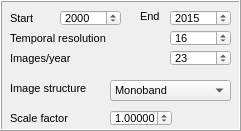
    <widget class="QFrame" name="frame_14">
     <property name="geometry">
      <rect>
       <x>350</x>
       <y>210</y>
       <width>241</width>
       <height>131</height>
      </rect>
     </property>
     <property name="frameShape">
      <enum>QFrame::Box</enum>
     </property>
     <property name="frameShadow">
      <enum>QFrame::Raised</enum>
     </property>
     <widget class="QLabel" name="label__interpol_21">
      <property name="geometry">
       <rect>
        <x>140</x>
        <y>10</y>
        <width>46</width>
        <height>13</height>
       </rect>
      </property>
      <property name="font">
       <font>
        <pointsize>8</pointsize>
        <weight>50</weight>
        <italic>false</italic>
        <bold>false</bold>
       </font>
      </property>
      <property name="toolTip">
       <string>&lt;html&gt;&lt;head/&gt;&lt;body&gt;&lt;p&gt;Année de fin de la serie (2015 par exemple)&lt;/p&gt;&lt;/body&gt;&lt;/html&gt;</string>
      </property>
      <property name="text">
       <string>End</string>
      </property>
     </widget>
     <widget class="QLabel" name="label__interpol_22">
      <property name="geometry">
       <rect>
        <x>10</x>
        <y>10</y>
        <width>51</width>
        <height>16</height>
       </rect>
      </property>
      <property name="font">
       <font>
        <pointsize>8</pointsize>
        <weight>50</weight>
        <italic>false</italic>
        <bold>false</bold>
       </font>
      </property>
      <property name="toolTip">
       <string>&lt;html&gt;&lt;head/&gt;&lt;body&gt;&lt;p&gt;année de début des données (2000 par exemple)&lt;/p&gt;&lt;/body&gt;&lt;/html&gt;</string>
      </property>
      <property name="text">
       <string>Start</string>
      </property>
     </widget>
     <widget class="QSpinBox" name="spinBox_fin_5">
      <property name="geometry">
       <rect>
        <x>170</x>
        <y>10</y>
        <width>61</width>
        <height>16</height>
       </rect>
      </property>
      <property name="font">
       <font>
        <pointsize>8</pointsize>
        <weight>50</weight>
        <italic>false</italic>
        <bold>false</bold>
       </font>
      </property>
      <property name="maximum">
       <number>3000</number>
      </property>
      <property name="value">
       <number>2015</number>
      </property>
     </widget>
     <widget class="QLabel" name="label_40">
      <property name="geometry">
       <rect>
        <x>10</x>
        <y>50</y>
        <width>121</width>
        <height>16</height>
       </rect>
      </property>
      <property name="font">
       <font>
        <pointsize>8</pointsize>
        <weight>50</weight>
        <bold>false</bold>
       </font>
      </property>
      <property name="toolTip">
       <string>&lt;html&gt;&lt;head/&gt;&lt;body&gt;&lt;p&gt;Nombre d'images disponible par an&lt;/p&gt;&lt;/body&gt;&lt;/html&gt;</string>
      </property>
      <property name="text">
       <string>Images/year</string>
      </property>
     </widget>
     <widget class="QSpinBox" name="nbreImageAn_5">
      <property name="geometry">
       <rect>
        <x>170</x>
        <y>50</y>
        <width>61</width>
        <height>16</height>
       </rect>
      </property>
      <property name="font">
       <font>
        <pointsize>8</pointsize>
        <weight>50</weight>
        <italic>false</italic>
        <bold>false</bold>
       </font>
      </property>
      <property name="minimum">
       <number>0</number>
      </property>
      <property name="maximum">
       <number>3000</number>
      </property>
      <property name="value">
       <number>23</number>
      </property>
     </widget>
     <widget class="QSpinBox" name="frequenceJour_5">
      <property name="geometry">
       <rect>
        <x>170</x>
        <y>30</y>
        <width>61</width>
        <height>16</height>
       </rect>
      </property>
      <property name="font">
       <font>
        <pointsize>8</pointsize>
        <weight>50</weight>
        <italic>false</italic>
        <bold>false</bold>
       </font>
      </property>
      <property name="minimum">
       <number>0</number>
      </property>
      <property name="maximum">
       <number>3000</number>
      </property>
      <property name="value">
       <number>16</number>
      </property>
     </widget>
     <widget class="QSpinBox" name="spinBox_debut_5">
      <property name="geometry">
       <rect>
        <x>60</x>
        <y>10</y>
        <width>61</width>
        <height>16</height>
       </rect>
      </property>
      <property name="font">
       <font>
        <pointsize>8</pointsize>
        <weight>50</weight>
        <italic>false</italic>
        <bold>false</bold>
       </font>
      </property>
      <property name="minimum">
       <number>0</number>
      </property>
      <property name="maximum">
       <number>3000</number>
      </property>
      <property name="value">
       <number>2000</number>
      </property>
     </widget>
     <widget class="QLabel" name="label_41">
      <property name="geometry">
       <rect>
        <x>10</x>
        <y>30</y>
        <width>101</width>
        <height>16</height>
       </rect>
      </property>
      <property name="font">
       <font>
        <pointsize>8</pointsize>
        <weight>50</weight>
        <bold>false</bold>
       </font>
      </property>
      <property name="toolTip">
       <string>&lt;html&gt;&lt;head/&gt;&lt;body&gt;&lt;p&gt;Resolution temporelle ( 16 pour les données NDVI de  MODIS)&lt;/p&gt;&lt;/body&gt;&lt;/html&gt;</string>
      </property>
      <property name="text">
       <string>Temporal resolution</string>
      </property>
     </widget>
     <widget class="QDoubleSpinBox" name="facteurEchelle_5">
      <property name="geometry">
       <rect>
        <x>110</x>
        <y>110</y>
        <width>62</width>
        <height>16</height>
       </rect>
      </property>
      <property name="font">
       <font>
        <pointsize>8</pointsize>
        <weight>50</weight>
        <bold>false</bold>
       </font>
      </property>
      <property name="decimals">
       <number>5</number>
      </property>
      <property name="value">
       <double>1.000000000000000</double>
      </property>
     </widget>
     <widget class="QLabel" name="label_42">
      <property name="geometry">
       <rect>
        <x>10</x>
        <y>110</y>
        <width>81</width>
        <height>16</height>
       </rect>
      </property>
      <property name="font">
       <font>
        <pointsize>8</pointsize>
        <weight>50</weight>
        <bold>false</bold>
       </font>
      </property>
      <property name="toolTip">
       <string>&lt;html&gt;&lt;head/&gt;&lt;body&gt;&lt;p&gt;Souvent pour des raisons d'enregistrement ou autres les données sont multipliées ou divisées par une valeur. Cette valeur permet de ramener les données à leurs valeurs initiales. Par défaut, sa valeur est de 1 ce qui signifie qu'on a pas besoin d'effectuer un changement d'echelle. &lt;/p&gt;&lt;/body&gt;&lt;/html&gt;</string>
      </property>
      <property name="text">
       <string>Scale factor</string>
      </property>
     </widget>
     <widget class="QLabel" name="label_24">
      <property name="geometry">
       <rect>
        <x>10</x>
        <y>80</y>
        <width>91</width>
        <height>16</height>
       </rect>
      </property>
      <property name="font">
       <font>
        <pointsize>8</pointsize>
        <weight>50</weight>
        <bold>false</bold>
       </font>
      </property>
      <property name="toolTip">
       <string>&lt;html&gt;&lt;head/&gt;&lt;body&gt;&lt;p&gt;Structuration des données. Elles peuvent être monobande, image par an ou une image pluriannuelle.&lt;/p&gt;&lt;/body&gt;&lt;/html&gt;</string>
      </property>
      <property name="text">
       <string>Image structure</string>
      </property>
     </widget>
     <widget class="QComboBox" name="type_image_3">
      <property name="geometry">
       <rect>
        <x>110</x>
        <y>80</y>
        <width>121</width>
        <height>21</height>
       </rect>
      </property>
      <property name="font">
       <font>
        <pointsize>8</pointsize>
        <weight>50</weight>
        <italic>false</italic>
        <bold>false</bold>
       </font>
      </property>
      <property name="currentIndex">
       <number>0</number>
      </property>
      <item>
       <property name="text">
        <string>Monoband</string>
       </property>
      </item>
      <item>
       <property name="text">
        <string>Yearly image</string>
       </property>
      </item>
      <item>
       <property name="text">
        <string>Pluri-annual</string>
       </property>
      </item>
     </widget>
    </widget>
